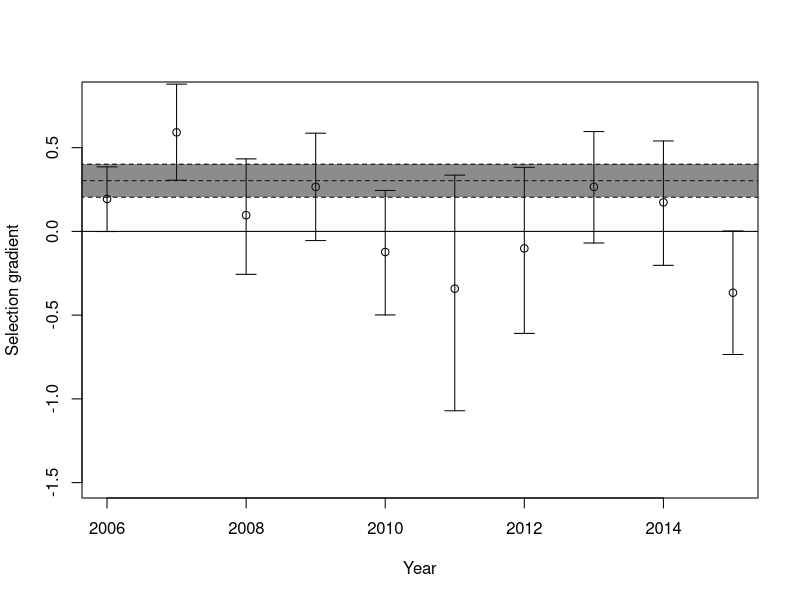

Recreate this plot in R. (Note: a time limit stopped this script after it produced the figure.)
library(lme4)
setwd(dir = "/home/timothee/Documents/GitHub/FluctuatingSelectionForPubli/")
YearPheno <- read.table(file = "YearPheno.txt", header=T)
head(YearPheno)

repetBMI_A <- lmer(formula =BMI ~ 1 + (1|ID) + (1|Year), data=YearPheno[YearPheno$Age=="A",])
summary(repetBMI_A)
576.11/(576.11+508.32)#R2 in adults

repetBMI <- lmer(formula =BMI ~ 1 + Age * RelativeJulian+ Age*I(RelativeJulian^2) + (1|ID) + (1|Year), data=YearPheno)
summary(repetBMI)
434.78/(434.78+789.91)#R2 at all ages

repetBMIst <- lmer(formula =BMIst ~ 1 + Age + (1|ID) + (1|Year), data=YearPheno)
summary(repetBMIst)
0.11986/(0.11986+0.23844)

######### Selection #####

SelAByYear <- vector(length = 2015-2006)
SeSelAByYear <- vector(length = 2015-2006)
CISelAByYear <- matrix(NA,nrow=2,ncol=2015-2005)
for (t in 2006:2015)
{
  m0 <- glm(Fitness ~ 1 + BMIst + Sex * Age + Age*RJst, data=YearPheno[YearPheno$Year==t,], family=quasipoisson, na.action = "na.omit")
  SelAByYear[t-2005] <- coefficients(m0)[2]
  sm0<-summary(m0)
  SeSelAByYear[t-2005] <- sm0$coefficients[2,2]
  if(t<2015) {CISelAByYear[,t-2005] <- as.numeric(confint(object = m0,parm = "BMIst"))}else{
    CISelAByYear[,t-2005] <- c(SelAByYear[t-2005]-1.96*SeSelAByYear[t-2005],SelAByYear[t-2005]+1.96*SeSelAByYear[t-2005])
  }
}
plot(SelAByYear, x=2006:2015, ylim=c(-1.5,0.8), xlab="Year", ylab = "Selection gradient")
abline(h=0)
arrows(x0 = 2006:2015,x1 = 2006:2015,code = 3, y0 = CISelAByYear[1,],
       y1 = CISelAByYear[2,], angle = 90,length = 0.1)
m0all <- glm(Fitness ~ 1 + BMIst + Sex +Age , data=YearPheno, family=quasipoisson)
abline(h=coefficients(m0all)[2], lty=2)
sm0all <- summary(m0all)
lowm0all <- coefficients(m0all)[2]+1.96*sm0all$coefficients[2,2]
highm0all <- coefficients(m0all)[2]-1.96*sm0all$coefficients[2,2]
polygon(x=c(2005,2016,2016,2005),y=c(lowm0all,lowm0all, highm0all, highm0all),
        fillOddEven = TRUE, col=rgb(0.1,0.1,0.1,0.5), lty=2)


mmARRfitness <- glmer(Fitness ~ 1 + BMIst + Sex *  Age  + Age*RJst +(1+BMIst|Year),
                      data=YearPheno, family=poisson, na.action = "na.omit")
mmARIfitness <- glmer(Fitness ~ 1 + BMIst + Sex * Age  + Age*RJst +(1|Year), data=YearPheno, family=poisson, na.action = "na.omit")
mmARnoCorfitness <- glmer(Fitness ~ 1 + BMIst + Sex *  Age  + Age*RJst +(1|Year) + (0+BMIst|Year),
                          data=YearPheno, family=poisson, na.action = "na.omit")

summary(mmARRfitness)
anova(mmARRfitness,mmARnoCorfitness)
smmARnoCorfitness <- summary(mmARnoCorfitness)
fitnessAanova <- anova(mmARIfitness,mmARnoCorfitness)

CImmARnoCorfitness <- confint(mmARnoCorfitness)


##### Fitness components ####
### AD + Juv
SelAByYearPhi <- vector(length = 2015-2005)
SeSelAByYearPhi <- vector(length = 2015-2005)
CISelAByYearPhi <- matrix(NA,nrow=2,ncol=2015-2005)

for (t in 2006:2014)
{
  m0 <- glm(Phi ~ 1 + BMIst + Sex *Age  + Age*RJst , data=YearPheno[YearPheno$Year==t,], family=binomial, na.action = "na.omit")
  SelAByYearPhi[t-2005] <- coefficients(m0)[2]
  CISelAByYearPhi[,t-2005]<-as.numeric(confint(m0,parm="BMIst"))
  sm0<-summary(m0)
  SeSelAByYearPhi[t-2005] <- sm0$coefficients[2,2]
}
SelAByYearPhi[10] <- NA
SeSelAByYearPhi[10] <- NA
plot(SelAByYearPhi, x=2006:2015, ylim=c(-2,2), xlab="Year", ylab = "Selection gradient")
abline(h=0)
arrows(x0 = 2006:2015,x1 = 2006:2015,code = 3, y0 = CISelAByYearPhi[1,],
       y1 = CISelAByYearPhi[2,], angle = 90,length = 0.1)
m0allphi <- glm(Phi ~ 1 + BMIst + Sex *Age + Age*RJst, data=YearPheno[YearPheno$Year<2015,], family=binomial, na.action = "na.omit")
abline(h=coefficients(m0allphi)[2], lty=2)
sm0allphi <- summary(m0allphi)
lowm0allphi <- coefficients(m0allphi)[2]+1.96*sm0allphi$coefficients[2,2]
highm0allphi <- coefficients(m0allphi)[2]-1.96*sm0allphi$coefficients[2,2]
polygon(x=c(2005,2016,2016,2005),y=c(lowm0allphi,lowm0allphi, highm0allphi, highm0allphi),
        fillOddEven = TRUE, col=rgb(0.1,0.1,0.1,0.5), lty=2 )

mmRIphi <- glmer(Phi ~ 1 + BMIst + Sex * Age + Age*RJst +(1|Year), data=YearPheno, family=binomial, na.action = "na.omit")
mmRnoCorphi <- glmer(Phi ~ 1 + BMIst + Sex * Age + Age*RJst+  (1|Year) + (0+BMIst|Year), data=YearPheno, family=binomial, na.action = "na.omit")
smmRnoCorphi <- summary(mmRnoCorphi)
CImmRnoCorphi <- confint(mmRnoCorphi)

PhiAanova <- anova(mmRIphi,mmRnoCorphi)

#####  RHO ######

SelAByYearRho <- vector(length = 2015-2005)
SeSelAByYearRho <- vector(length = 2015-2005)
CISelAByYearRho <- matrix(NA,nrow=2,ncol=2015-2005)
for (t in 2006:2015)
{
  m0 <- glm(Rho ~ 1 + BMIst + Sex + RJst, data=YearPheno[YearPheno$Year==t & YearPheno$Age=="A",], family=quasipoisson, na.action = "na.omit")
  CISelAByYearRho[,t-2005]<-as.numeric(confint(m0,parm="BMIst"))
  SelAByYearRho[t-2005] <- coefficients(m0)[2]
  sm0<-summary(m0)
  SeSelAByYearRho[t-2005] <- sm0$coefficients[2,2]
}
plot(SelAByYearRho, x=2006:2015, ylim=c(-2,2), xlab="Year", ylab = "Selection gradient")
abline(h=0)
arrows(x0 = 2006:2015,x1 = 2006:2015,code = 3, y0 = CISelAByYearRho[1,],
       y1 = CISelAByYearRho[2,], angle = 90,length = 0.1)
m0allRho <- glm(Rho ~ 1 + BMIst + Sex +RJst, data=YearPheno[YearPheno$Age=="A",], family=quasipoisson, na.action = "na.omit")
abline(h=coefficients(m0allRho)[2], lty=2)
sm0allRho <- summary(m0allRho)
lowm0allRho <- coefficients(m0allRho)[2]+1.96*sm0allRho$coefficients[2,2]
highm0allRho <- coefficients(m0allRho)[2]-1.96*sm0allRho$coefficients[2,2]
polygon(x=c(2005,2016,2016,2005),y=c(lowm0allRho,lowm0allRho, highm0allRho, highm0allRho),
        fillOddEven = TRUE, col=rgb(0.1,0.1,0.1,0.5), lty=2)

summary(glm(Rho ~ 1 + BMIst + Sex  +RJst, data=YearPheno[YearPheno$Age=="A",], family=poisson, na.action = "na.omit"))
mmRIrho <- glmer(Rho ~ 1  + BMIst + Sex  +(1|Year), data=YearPheno[YearPheno$Age=="A",], family=poisson, na.action = "na.omit")
mmRnoCorrho <- glmer(Rho ~ 1  + BMIst + Sex  +(1|Year)+(0+BMIst|Year), data=YearPheno[YearPheno$Age=="A",], family=poisson, na.action = "na.omit")

var(SelAByYear)
var(SelAByYearRho+SelAByYearPhi, na.rm = T)
cor.test(SelAByYearRho,SelAByYearPhi)
smmRnoCorrho <- summary(mmRnoCorrho)
RhoAanova <- anova(mmRIrho,mmRnoCorrho)

CImmRnoCorrho <- confint(mmRnoCorrho)



#### Dynamics of phenotype! ####
plot(tapply(X = YearPheno$BMI, INDEX = YearPheno$Year, function(x){mean(x,na.rm=TRUE)}))
plot(tapply(X = YearPheno$BMI, INDEX = YearPheno$Year, function(x){sd(x,na.rm=TRUE)}))


# save.image("~/thesis/Mass/FluctuatingSelectionForPubli/EnvSelBMI.RData")
